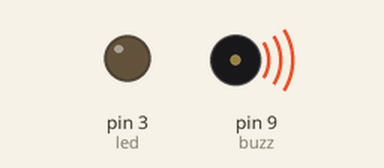
This sketch was run on a simulated Arduino Uno, built with avr-gcc and run on an emulated ATmega328P. On the bench: output pins drawn as LEDs (lit = HIGH), buzzer (waves = sounding).

Above: at 0.05 s.
At 3.35 s:
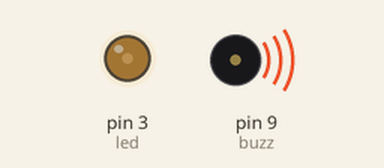
At 6.65 s:
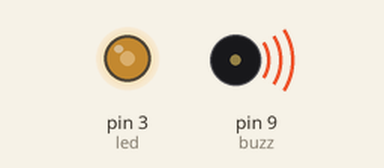
At 13.25 s:
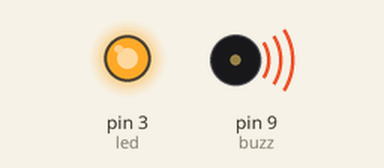
Timing chart, 0 to 15.2 s (numbered marks = the images above):
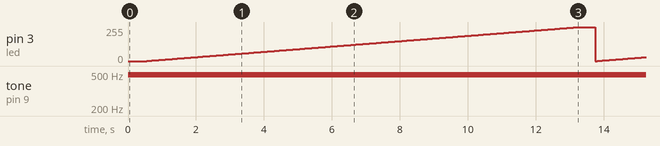

The sketch:

pinos_pwm.ino
```cpp
int led = 3;
int buzz = 9;

void setup()
{
  pinMode(led, OUTPUT);
  pinMode(buzz, OUTPUT);
}

void loop()
{
  analogWrite(9, 50);
  delay(500);
  digitalWrite(9, LOW);
  //delay(2000);

  for (int i = 0; i<255; i++){
  	analogWrite(led, i);
    delay(50);
  }
}
```

Measured:
- by itself, pin 3 (led): ramps from 0/255 to 254/255 and jumps back, once every 13.3 s
- by itself, tone on pin 9 (buzz): silent → 490 Hz at 0.00 s
